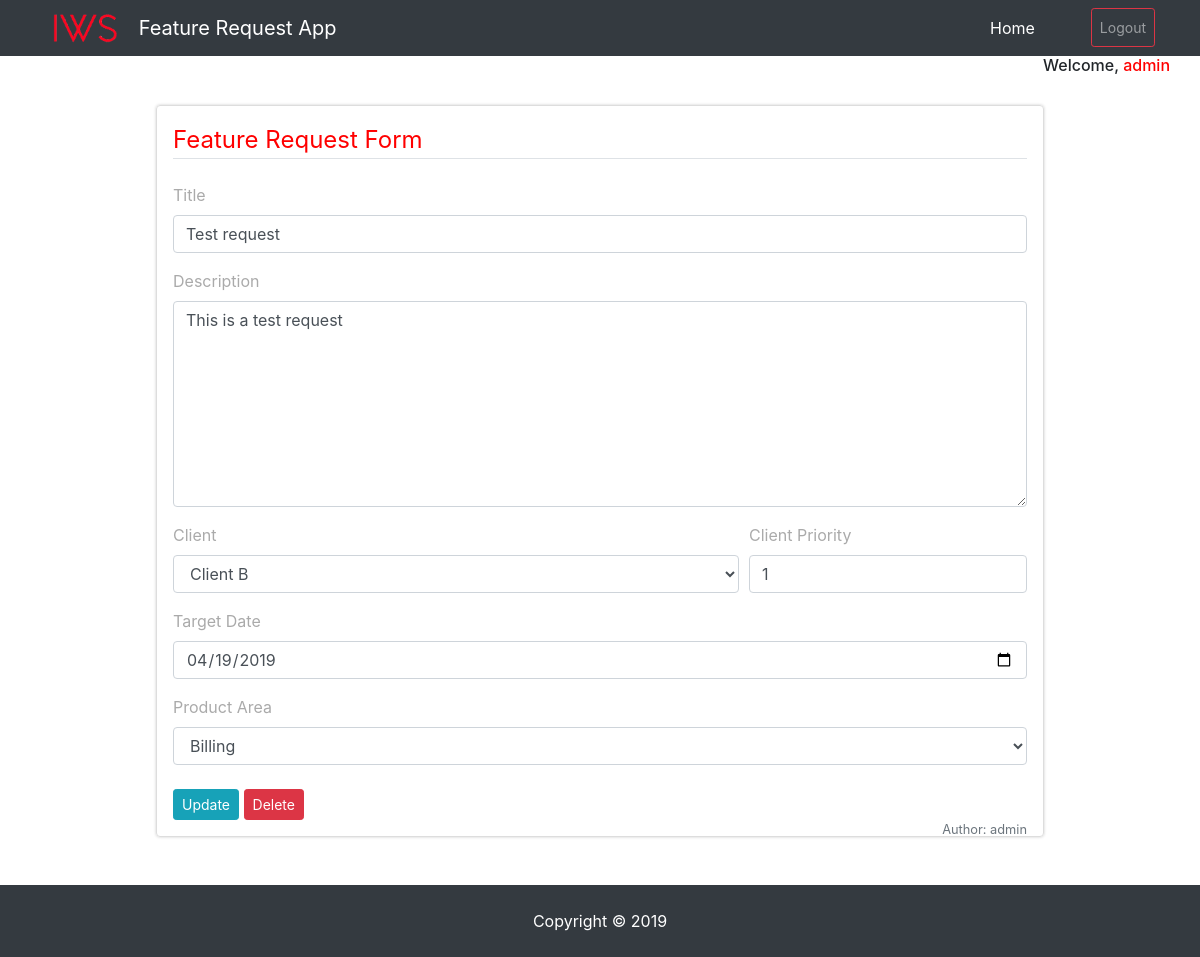
The page /request/1 (signed in) on the database as committed earlier.
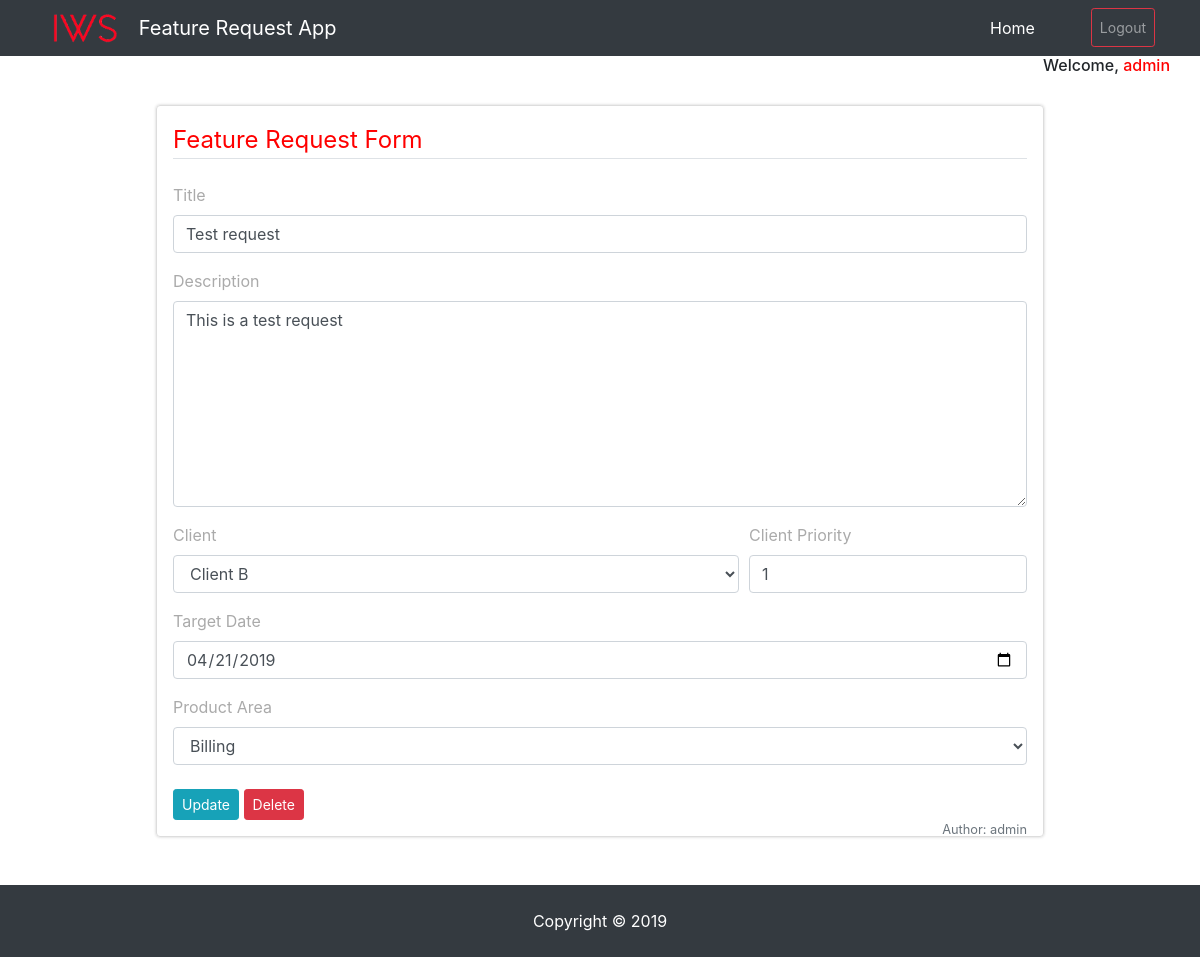
The same page on the database as committed later.
### project/models.py (models this page shows, shortened)
class User(db.Model):
    __tablename__ = "users"
    id = db.Column(db.Integer, primary_key=True)
    username = db.Column(db.String(25), unique=True, nullable=False)
    email = db.Column(db.String(40), unique=True, nullable=False)
    password = db.Column(db.Text)
    features = relationship("FeatureRequest", backref="author", lazy=True)

class FeatureRequest(db.Model):
    __tablename__ = "requests"
    id = db.Column(db.Integer, primary_key=True)
    title = db.Column(db.String(40), nullable=False)
    description = db.Column(db.Text, nullable=False)
    client = db.Column(db.String(12), nullable=False)
    client_priority = db.Column(db.Integer, nullable=False)
    target_date = db.Column(db.Date, nullable=False)
    product_area = db.Column(db.String(12), nullable=False)
    author_id = db.Column(db.Integer, db.ForeignKey('users.id'))

### project/home/routes.py (the view, shortened to what this page needs)
@home_blueprint.route("/request/<int:featurerequest_id>", methods=['GET', 'POST'])
@login_required
def detail(featurerequest_id):
    form = FeatureRequestForm()
    request_detail = FeatureRequest.query.get_or_404(featurerequest_id)
    if request.method == 'GET' and request_detail.author == current_user:
        form.title.data = request_detail.title
        form.description.data = request_detail.description
        form.client.data = request_detail.client
        form.client_priority.data = request_detail.client_priority
        form.target_date.data = request_detail.target_date
        form.product_area.data = request_detail.product_area
    return render_template('detail.html', form=form, request=request_detail, now=datetime.utcnow())

### project/home/forms.py (shortened to what this page needs)
class FeatureRequestForm(FlaskForm):
    title = StringField(
        'Title', validators=[DataRequired(), Length(min=2, max=40)])
    description = TextAreaField(
        'Description', validators=[DataRequired()])
    client = SelectField('Client', choices=[('Client A', 'Client A'), (
        'Client B', 'Client B'), ('Client C', 'Client C')])
    client_priority = IntegerField(
        'Client Priority', validators=[NumberRange(min=1), DataRequired()])
    target_date = DateField('Target Date', validators=[DataRequired()])
    product_area = SelectField('Product Area', choices=[('Policies', 'Policies'), (
        'Billing', 'Billing'), ('Claims', 'Claims'), ('Reports', 'Reports')])
    submit = SubmitField('Add')

### project/__init__.py (called while the page is built)
@login_manager.user_loader
def load_user(user_id):
    return User.query.filter(User.id == int(user_id)).first()

### project/home/templates/detail.html (shortened to what this page needs)
{% extends 'layout.html' %}
{% block content %}
<form class="form" action="" method="POST">
  <legend class="border-bottom mb-4"><span style="color:red;">Feature Request Form</span></legend>
  <div class="form-group">
    {{form.title.label()}}
    {% if form.title.errors %}
    {{ form.title(class="form-control is-invalid") }}
    <div class="invalid-feedback">
      {% for error in form.title.errors %}
      <span>{{ error }}</span>
      {% endfor %}
    </div>
    {% else %}
    {{form.title(class="form-control")}}
    {% endif %}
  </div>
  <div class="mb-3">
    {{form.description.label()}}
    {% if form.description.errors %}
    {{form.description(cols="40", rows="8", class="form-control is-invalid")}}
    <div class="invalid-feedback">
      {% for error in form.description.errors %}
      <span>{{ error }}</span>
      {% endfor %}
    </div>
    {% else %}
    {{form.description(cols="40", rows="8" ,class="form-control")}}
    {% endif %}
  </div>
  <div class="form-row">
    <div class="form-group col-md-8">
      {{form.client.label()}}
      {% if form.client.errors %}
      {{form.client(class="form-control is-invalid")}}
      <div class="invalid-feedback">
        {% for error in form.client.errors %}
        <span>{{ error }}</span>
        {% endfor %}
      </div>
      {% else %}
      {{form.client(class="form-control")}}
      {% endif %}
    </div>
    <div class="form-group col-md-4">
      {{form.client_priority.label()}}
      {% if form.client_priority.errors %}
      {{form.client_priority(class="form-control is-invalid", type="number")}}
      <div class="invalid-feedback">
        {% for error in form.client_priority.errors %}
        <span>{{ error }}</span>
        {% endfor %}
      </div>
      {% else %}
      {{form.client_priority(class="form-control", type="number")}}
      {% endif %}
    </div>
  </div>
  <div class="form-group">
    {{form.target_date.label()}}
    {% if form.target_date.errors %}
    {{form.target_date(class="form-control is-invalid", type="date")}}
    <div class="invalid-feedback">
      {% for error in form.target_date.errors %}
      <span>{{ error }}</span>
      {% endfor %}
    </div>
    {% else %}
    {{form.target_date(class="form-control", type="date")}}
    {% endif %}
  </div>
  <div class="form-group">
    {{form.product_area.label()}}
    {% if form.product_area.errors %}
    {{form.product_area(class="form-control is-invalid")}}
    <div class="invalid-feedback">
      {% for error in form.product_area.errors %}
      <span>{{ error }}</span>
      {% endfor %}
    </div>
    {% else %}
    {{form.product_area(class="form-control")}}
    {% endif %}
  </div>
  <div class="mt-4">
    {{form.submit(class="btn btn-info btn-sm", value="Update")}}
    <button type="button" class="btn btn-danger btn-sm" data-toggle="modal" data-target="#deleteModal  ">Delete</button>
  </div>
  <small class="text-muted float-right ">
    Author: {{request.author.username}}
  </small>
</form>
{% endblock %}

### project/templates/layout.html (shortened to what this page needs)
<!doctype html>
<html lang="en">
<head>
  <link rel="stylesheet" href="https://cdnjs.cloudflare.com/ajax/libs/animate.css/3.7.0/animate.min.css">
  <link rel="stylesheet" href="https://stackpath.bootstrapcdn.com/bootstrap/4.3.1/css/bootstrap.min.css">
  <link href="{{url_for('static', filename='css/main.css')}}" rel="stylesheet">
</head>
<body>
  <nav class="navbar navbar-expand-lg navbar-dark bg-dark ">
    <div class="container">
      <a class="navbar-brand" href="{{url_for('home.home')}}">
        <img src="{{url_for('static', filename='images/IWS_copy.svg')}}" width="80" height="30" class="d-inline-block align-top mr-2" id="iws_logo" alt="IWS Logo">
        Feature Request App</a>
      <div class="collapse navbar-collapse" id="navbarResponsive">
        <ul class="navbar-nav ml-auto">
          <li class="nav-item active">
            <a class="nav-link" href="{{url_for('home.home')}}">Home
            </a>
          </li>
          <li class="nav-item ml-5">
            <a class="nav-link btn btn-outline-danger btn-sm" href="{{url_for('users.logout')}}">Logout</a>
          </li>
        </ul>
      </div>
    </div>
  </nav>
  <div class="container">
    <div class="row justify-content-end">
      <h6>Welcome, <span style="color:red;">{{current_user.username}}</span></h6>
    </div>
    {% block content %}
    {% endblock %}
  </div>
  <footer class="py-4 bg-dark mt-5">
    <div class="container">
      <p class="m-0 text-center text-white">Copyright &copy; {{ now.year }}</p>
    </div>
  </footer>
</body>
</html>

### project/static/css/main.css (style rules this page uses)
.form { margin: 2% auto; padding: 1em; width: 80%; color: #aaa; border: .1em solid #ddd; border-radius: 4px; -moz-box-shadow: 0 0 3px #ccc; -webkit-box-shadow: 0 0 3px #ccc; box-shadow: 0 0 3px #ccc; }

Rows that differ between the two databases and show on the page:
changed FeatureRequest "Test request": target_date "04/19/2019" → "04/21/2019"
